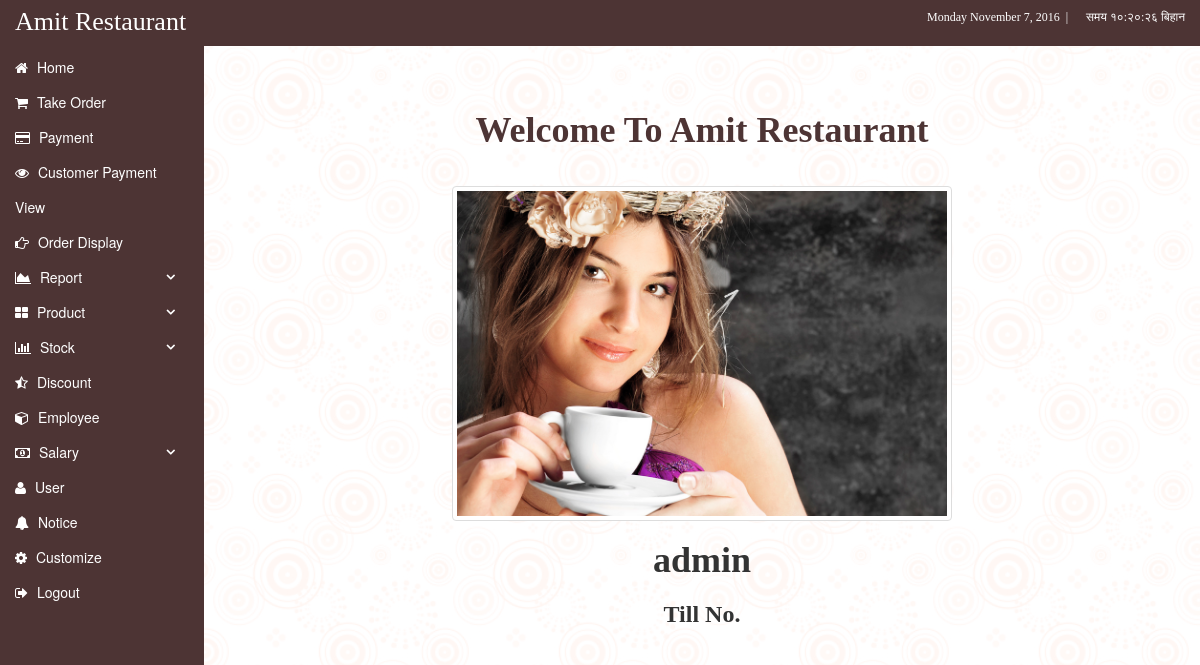
Screenshot of / (signed in) with the database file from the repository.
### tables this page shows
CREATE TABLE `details` (
  `id` int(9) NOT NULL,
  `name` varchar(50) NOT NULL,
  `image` varchar(50) NOT NULL
);

### inc/function.php (the view, shortened to what this page needs)
<?php
function query($str) {
    global $connection;
    $sel_query = mysqli_query($connection,$str);
    return $sel_query;
}
function fetch($str) {
    $row = mysqli_fetch_array($str);
    return $row;
}
function the_title(){
    $query = "SELECT name FROM details";
    $result = query($query);
    if($row = fetch($result)){
        echo $row['name'];
    }
}
function the_image(){
    $query = "SELECT image FROM details";
    $result = query($query);
    if($row = fetch($result)){
        echo $row['image'];
    }
}
?>

### index.php (shortened to what this page needs)
<?php include ('inc/header.php'); ?>
<div class="text-center">
	<h1 class="cursive intro">Welcome To <?php the_title(); ?></h1>
	<img src="uploads/<?php the_image(); ?>" class="img-thumbnail" width="500">
	<h1 class="cursive"><?php echo $_SESSION['username']; ?></h1>
	<h3 class="cursive">Till No. <?php echo $_SESSION['till']; ?></h3>
</div>
<?php include ('inc/footer.php'); ?>

### css/style.css (style rules this page uses)
body { margin: 0; padding: 0; background: url(../img/background.png); background-attachment: fixed; }
.intro { margin-top: 50px; padding: 25px; color: #4D3434; }
.cursive { font-family: cursive; font-weight: 600; }

### rows the page displays
details: name "Amit Restaurant Amit Restaurant", image (picture)

### other values shown
$_SESSION['username'] "admin"
